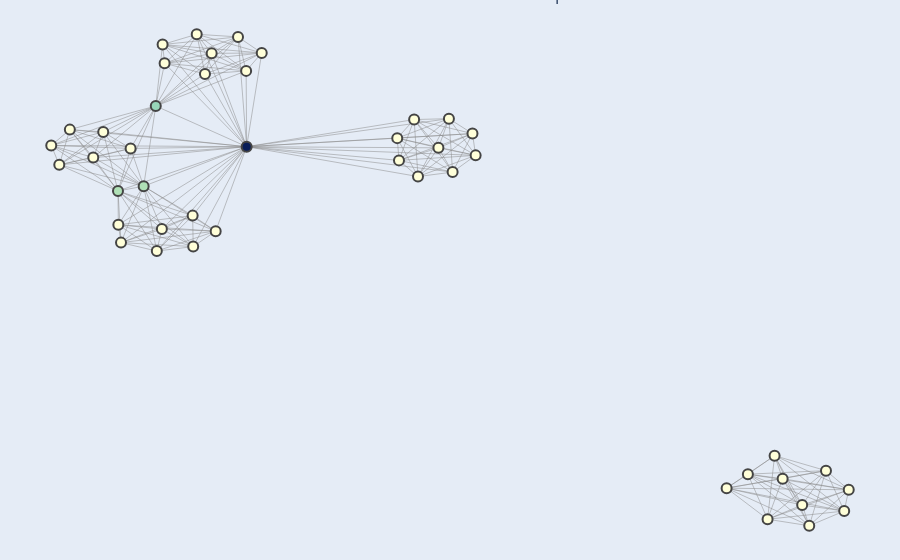

Source (notebook cell):
### Code cell
import networkx as nx
import plotly.graph_objects as go

# Crear un grafo de NetworkX
G = nx.Graph()

# Procesar los tópicos y sus palabras clave para identificar asociaciones
for topic_id, topic_words in topics:
    # Dividir las palabras clave en términos individuales
    terms = [term.split('*')[1].strip('"') for term in topic_words.split(' + ')]
    
    # Agregar una arista entre todos los términos del tópico
    for i in range(len(terms)):
        for j in range(i + 1, len(terms)):
            term1, term2 = terms[i], terms[j]
            G.add_edge(term1, term2, topic=topic_id)

# Obtener las posiciones de los nodos en el gráfico
pos = nx.spring_layout(G, k=0.3, iterations=50)

# Extraer las posiciones X e Y de los nodos
pos_x = {node: pos[node][0] for node in G.nodes}
pos_y = {node: pos[node][1] for node in G.nodes}

# Crear un objeto de grafo de Plotly
edge_x = []
edge_y = []
for edge in G.edges():
    x0, y0 = pos_x[edge[0]], pos_y[edge[0]]
    x1, y1 = pos_x[edge[1]], pos_y[edge[1]]
    edge_x.append(x0)
    edge_x.append(x1)
    edge_x.append(None)
    edge_y.append(y0)
    edge_y.append(y1)
    edge_y.append(None)

edge_trace = go.Scatter(
    x=edge_x, y=edge_y,
    line=dict(width=0.5, color='#888'),
    hoverinfo='none',
    mode='lines')

node_x = list(pos_x.values())
node_y = list(pos_y.values())

node_trace = go.Scatter(
    x=node_x, y=node_y,
    mode='markers',
    hoverinfo='text',
    marker=dict(
        showscale=False,
        colorscale='YlGnBu',
        size=10,
        colorbar=dict(thickness=15, title='Node Connections'),
        line_width=2))

node_adjacencies = []
node_text = []
for node, adjacencies in enumerate(G.adjacency()):
    node_adjacencies.append(len(adjacencies[1]))
    node_text.append('# de conexiones: ' + str(len(adjacencies[1])))

node_trace.marker.color = node_adjacencies
node_trace.text = node_text

# Crear la figura de Plotly
fig = go.Figure(data=[edge_trace, node_trace],
             layout=go.Layout(
                showlegend=False,
                hovermode='closest',
                margin=dict(b=0, l=0, r=0, t=0),
                xaxis=dict(showgrid=False, zeroline=False, showticklabels=False),
                yaxis=dict(showgrid=False, zeroline=False, showticklabels=False)))

# Mostrar la figura
fig.update_layout(title='Asociación de Términos entre Tópicos', title_x=0.5)
fig.show()

### Figure 1 — Plotly figure (JSON) as saved in the notebook; plotly's stock layout.template omitted (floating-point values rounded to 4 significant figures; data arrays with more than 128 entries replaced by an {"elided": "..."} marker saying what was removed)
{"data": [{"hoverinfo": "none", "line": {"color": "#888", "width": 0.5}, "mode": "lines", "type": "scatter", "x": {"elided": "663 float values"}, "y": {"elided": "663 float values"}}, {"hoverinfo": "text", "marker": {"color": [9, 9, 9, 9, 33, 9, 9, 9, 9, 9, 9, 9, 9, 9, 9, 9, 9, 9, 9, 9, 9, 17, 9, 9, 9, 9, 16, 9, 16, 9, 9, 9, 9, 9, 9, 9, 9, 9, 9, 9, 9, 9, 9, 9], "colorbar": {"thickness": 15, "title": {"text": "Node Connections"}}, "colorscale": [[0, "rgb(255,255,217)"], [0.125, "rgb(237,248,177)"], [0.25, "rgb(199,233,180)"], [0.375, "rgb(127,205,187)"], [0.5, "rgb(65,182,196)"], [0.625, "rgb(29,145,192)"], [0.75, "rgb(34,94,168)"], [0.875, "rgb(37,52,148)"], [1, "rgb(8,29,88)"]], "line": {"width": 2}, "showscale": false, "size": 10}, "mode": "markers", "text": ["# de conexiones: 9", "# de conexiones: 9", "# de conexiones: 9", "# de conexiones: 9", "# de conexiones: 33", "# de conexiones: 9", "# de conexiones: 9", "# de conexiones: 9", "# de conexiones: 9", "# de conexiones: 9", "# de conexiones: 9", "# de conexiones: 9", "# de conexiones: 9", "# de conexiones: 9", "# de conexiones: 9", "# de conexiones: 9", "# de conexiones: 9", "# de conexiones: 9", "# de conexiones: 9", "# de conexiones: 9", "# de conexiones: 9", "# de conexiones: 17", "# de conexiones: 9", "# de conexiones: 9", "# de conexiones: 9", "# de conexiones: 9", "# de conexiones: 16", "# de conexiones: 9", "# de conexiones: 16", "# de conexiones: 9", "# de conexiones: 9", "# de conexiones: 9", "# de conexiones: 9", "# de conexiones: 9", "# de conexiones: 9", "# de conexiones: 9", "# de conexiones: 9", "# de conexiones: 9", "# de conexiones: 9", "# de conexiones: 9", "# de conexiones: 9", "# de conexiones: 9", "# de conexiones: 9", "# de conexiones: 9"], "type": "scatter", "x": [0.2077, 0.06623, 0.09671, 0.1662, -0.2055, 0.06939, 0.1037, 0.1405, 0.202, 0.1595, 0.7471, 0.8809, 0.8096, 0.7344, 0.6605, 0.8727, 0.6989, 0.7616, 0.8399, 0.7969, -0.5436, -0.3695, -0.5581, -0.4822, -0.5245, -0.4643, -0.3913, -0.4149, -0.4377, -0.1783, -0.2064, -0.2211, -0.2686, -0.3536, -0.3572, -0.2807, -0.2956, -0.3676, -0.4322, -0.3019, -0.3029, -0.2614, -0.3585, -0.437], "y": [0.224, 0.281, 0.3424, 0.1688, 0.2528, 0.2075, 0.154, 0.2489, 0.2961, 0.3453, -0.7685, -0.8813, -1, -0.9785, -0.8757, -0.9515, -0.8296, -0.8444, -0.8179, -0.9315, 0.1927, 0.3872, 0.2568, 0.217, 0.3092, 0.3014, 0.1221, 0.247, 0.1064, 0.5625, 0.5033, 0.6156, 0.5611, 0.5284, 0.5904, 0.4931, 0.6243, -0.09223, -0.06429, -0.07741, 0.02492, -0.02657, -0.01947, -0.005192]}], "layout": {"hovermode": "closest", "margin": {"b": 0, "l": 0, "r": 0, "t": 0}, "showlegend": false, "title": {"text": "Asociación de Términos entre Tópicos", "x": 0.5}, "xaxis": {"showgrid": false, "showticklabels": false, "zeroline": false}, "yaxis": {"showgrid": false, "showticklabels": false, "zeroline": false}}}
